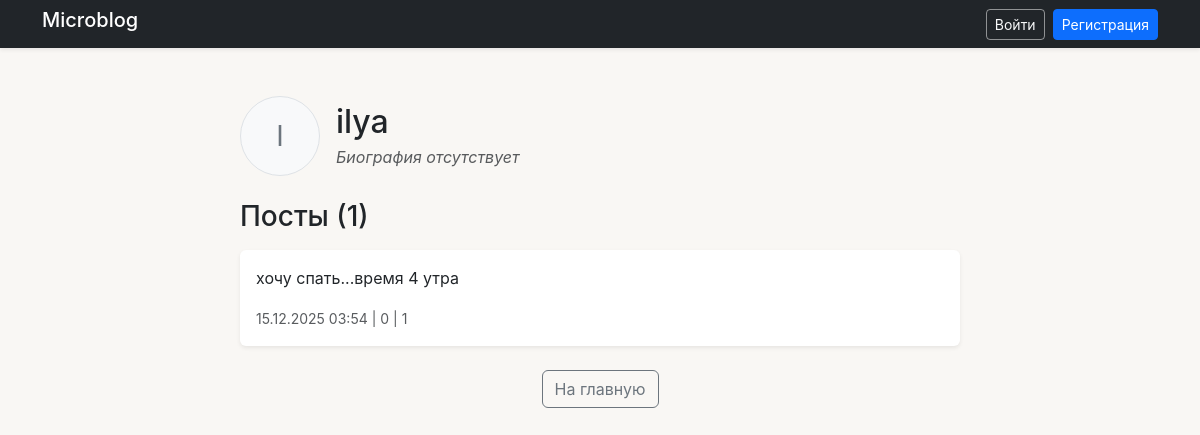
Page /profile/1/ on the earlier database version.
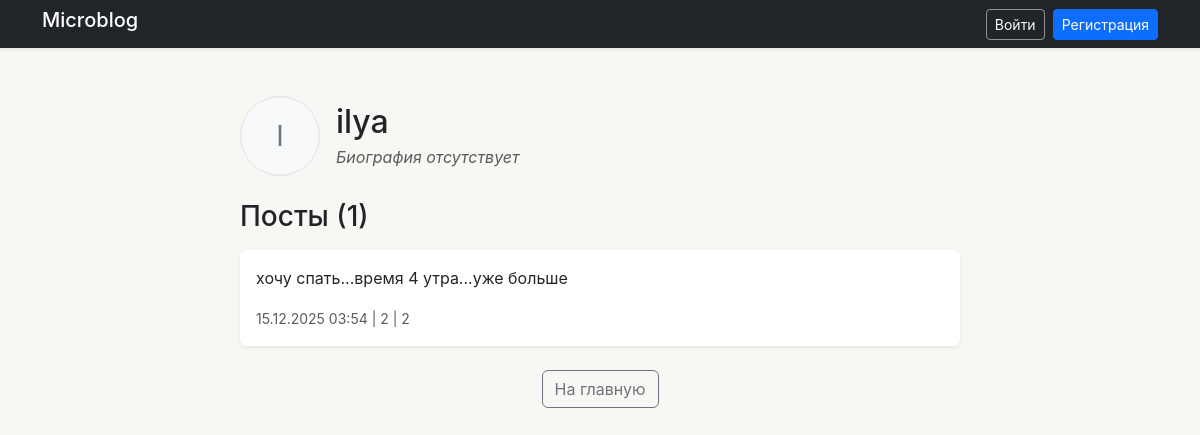
Same page on the later database version.
### blog/models.py (models this page shows, shortened)
class Post(models.Model):
    author = models.ForeignKey(User, on_delete=CASCADE, related_name='posts')
    title = models.CharField(max_length=200, blank=True)
    content = models.TextField()
    created_at = models.DateTimeField(auto_now_add=True)
    updated_at = models.DateTimeField(auto_now=True)
    @property
    def likes_count(self):
        return self.likes.count()
    @property
    def comments_count(self):
        return self.comments.count()

### blog/views.py (the view)
# urls.py: path('profile/<int:user_id>/', views.profile_view, name='profile_view'),
def profile_view(request, user_id):
    user = get_object_or_404(User, id=user_id)
    posts = Post.objects.filter(author=user).order_by('-created_at')
    paginator = Paginator(posts, 10)
    page_number = request.GET.get('page')
    page_obj = paginator.get_page(page_number)
    return render(request, 'blog/profile_view.html', {
        'profile_user': user,
        'page_obj': page_obj,
    })

### blog/templates/blog/profile_view.html (shortened to what this page needs)
{% extends 'blog/base_template.html' %}
{% block content %}
<div class="container mt-4">
    <div class="row">
        <div class="col-md-8 mx-auto">
            <div class="d-flex align-items-center mb-4">
                {% if profile_user.profile.avatar %}
                    <img src="{{ profile_user.profile.avatar.url }}"
                         alt="Аватар"
                         class="rounded-circle me-3"
                         style="width: 80px; height: 80px; object-fit: cover;">
                {% else %}
                    <div class="bg-light border rounded-circle d-flex align-items-center justify-content-center me-3"
                         style="width: 80px; height: 80px; font-size: 28px; color: #6c757d;">
                        {{ profile_user.username|first|upper }}
                    </div>
                {% endif %}
                <div>
                    <h2 class="mb-1">{{ profile_user.username }}</h2>
                    {% if profile_user.profile.bio %}
                        <p class="text-muted mb-0">{{ profile_user.profile.bio }}</p>
                    {% else %}
                        <p class="text-muted mb-0"><em>Биография отсутствует</em></p>
                    {% endif %}
                </div>
            </div>
            <h3 class="mb-3">Посты ({{ page_obj.paginator.count }})</h3>
            {% for post in page_obj %}
                <div class="card mb-3 shadow-sm">
                    <div class="card-body">
                        <p class="card-text">{{ post.content|truncatewords:30 }}</p>
                        <small class="text-muted">
                            {{ post.created_at|date:"d.m.Y H:i" }} |
                             {{ post.likes_count }} |
                             {{ post.comments_count }}
                        </small>
                    </div>
                </div>
            {% empty %}
                <p class="text-muted">Пользователь ещё ничего не написал.</p>
            {% endfor %}
            <div class="text-center mt-4">
                <a href="{% url 'home' %}" class="btn btn-outline-secondary">На главную</a>
            </div>
        </div>
    </div>
</div>
{% endblock %}

Differences in the rows shown:
changed Post: content "хочу спать...время 4 утра" → "хочу спать...время 4 утра...уже больше"; likes_count "0" → "2"; comments_count "1" → "2"
